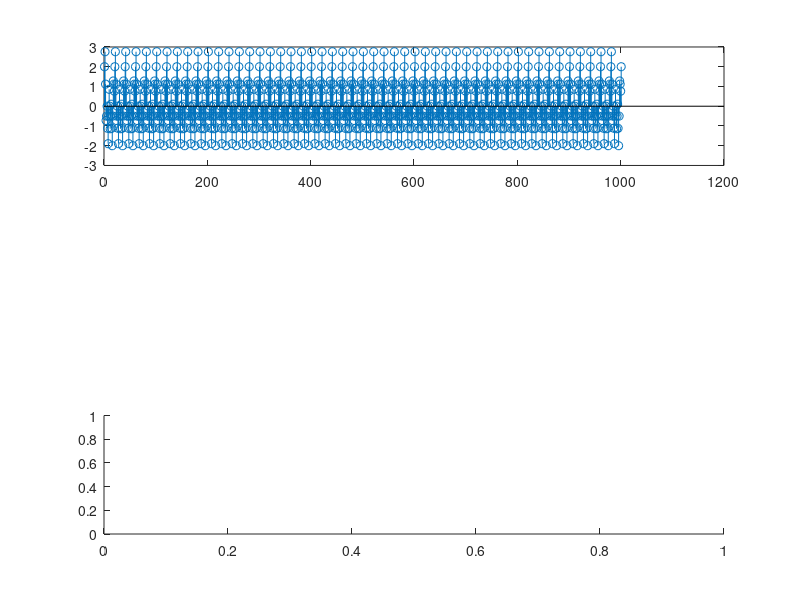

MATLAB code to generate this figure: (Note: this script raises an error after producing the figure.)
fs=1000;
t=0:1/fs:1;
x=cos(100*pi*t)+cos(200*pi*t)+sin(500*pi*t);
subplot(3,1,1);stem(x);
xk=ifft(x,t);
magxk=abs(xk);
anglexk=angle(xk);k=0:1:fs-1;
subplot(3,1,3);stem(k,magxk);
subplot(3,1,3);steam(k,anglexk);





